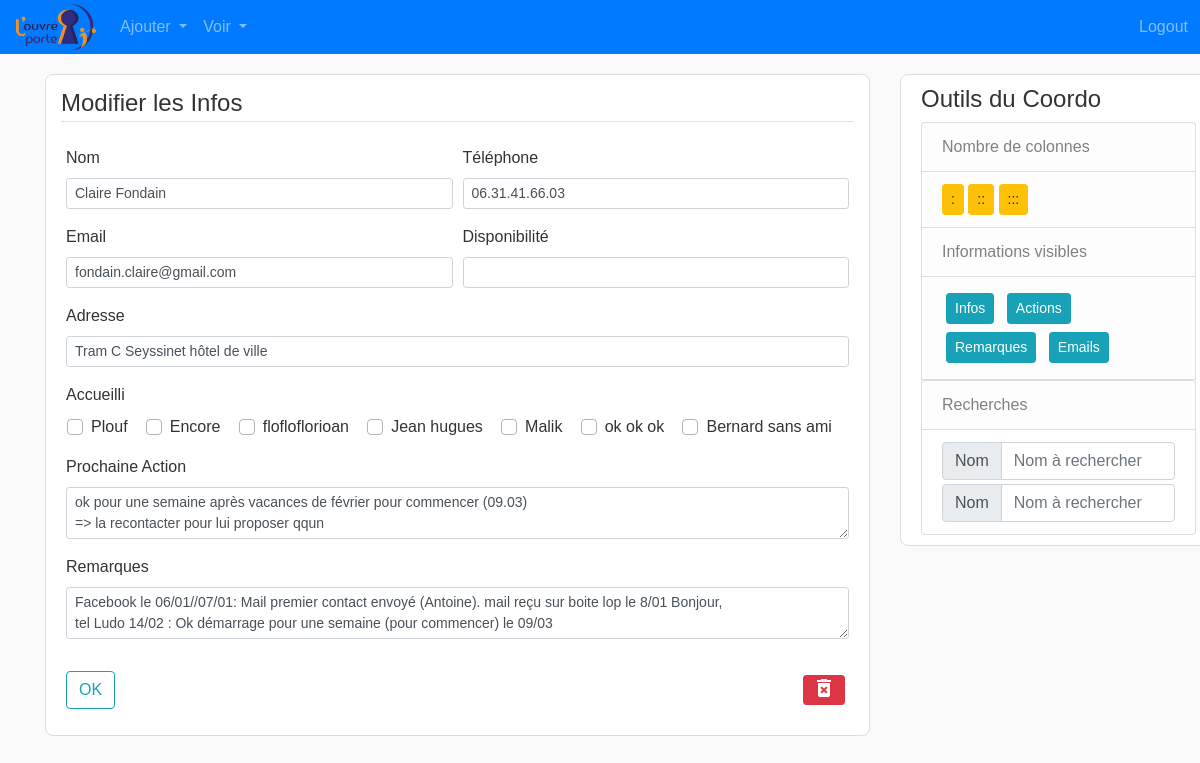
/accueillant/1 (signed in), run on an earlier commit of the app's database.
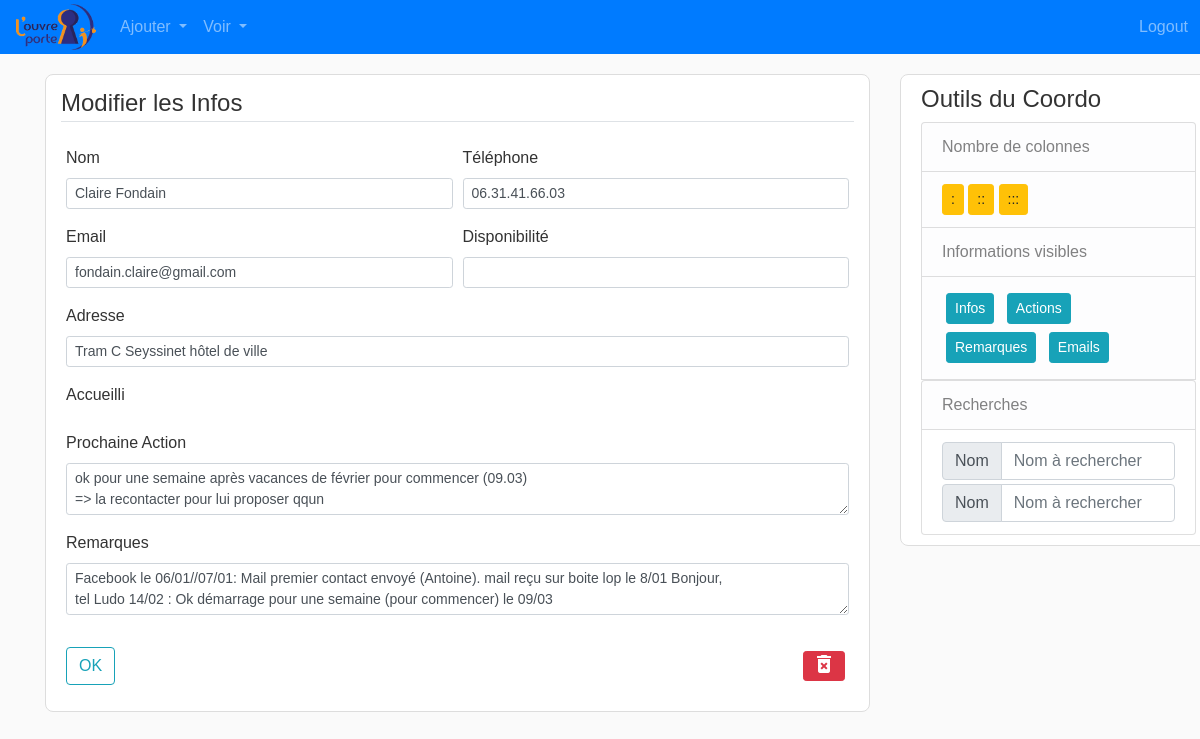
And on a later commit of the database.
### flask_app/models.py (models this page shows, shortened)
class Accueillant(db.Model):
    __tablename__ = 'accueillants'
    id = db.Column(db.Integer, primary_key=True)
    disponibilite = db.Column(db.String(120), unique=False, nullable=True)
    nom = db.Column(db.String(120), unique=True, nullable=False)
    tel = db.Column(db.String(120), unique=False, nullable=True)
    adresse = db.Column(db.String(120), unique=False, nullable=True)
    email = db.Column(db.String(120), unique=False, nullable=True)
    next_action = db.Column(db.Text, unique=False, nullable=True)
    remarques = db.Column(db.Text, unique=False, nullable=True)
    accueillis = db.relationship("Accueilli",
                                 secondary='accueils',
                                 backref=db.backref('accueillants'))

class Accueilli(db.Model):
    __tablename__ = 'accueillis'
    id = db.Column(db.Integer, primary_key=True)
    nom = db.Column(db.String(120), unique=True, nullable=False)
    email = db.Column(db.String(120), unique=False, nullable=True)
    tel = db.Column(db.String(120), unique=False, nullable=True)
    remarques = db.Column(db.Text, unique=False, nullable=True)

### flask_app/accueillants/routes.py (the view)
@accueillants.route('/accueillant/<int:acc_id>', methods=['GET', 'POST'])
@login_required
def update_accueillant(acc_id):
    acc = Accueillant.query.get_or_404(acc_id)
    form = AccueillantInfoForm()
    accueillis = Accueilli.query.all()
    if form.validate_on_submit():
        acc.nom = form.nom.data
        acc.tel = form.tel.data
        acc.adresse = form.adresse.data
        acc.email = form.email.data
        acc.next_action = form.next_action.data
        acc.remarques = form.remarques.data
        values = request.form.getlist('check')
        list_acc = [Accueilli.query.get(v) for v in values]
        acc.accueillis = list_acc
        db.session.commit()
        return redirect(url_for('accueillants.liste_accueillants')+f"#{acc.id}")
    elif request.method == 'GET':
        form.nom.data = acc.nom
        form.tel.data = acc.tel
        form.adresse.data = acc.adresse
        form.email.data = acc.email
        form.next_action.data = acc.next_action
        form.remarques.data = acc.remarques
        list_to_check = [a.id for a in acc.accueillis]
    return render_template('accueillant_infos.html',
                           title='create_modif_accueillant',
                           legend='Modifier les Infos',
                           form=form,
                           accueillant=acc,
                           accueillis=accueillis,
                           list_to_check=list_to_check)

### flask_app/accueillants/forms.py
class AccueillantInfoForm(FlaskForm):
    disponibilite = StringField('Disponibilité')
    nom = StringField('Nom', validators=[DataRequired()])
    tel = StringField('Téléphone')
    adresse = StringField('Adresse')
    email = StringField('Email')
    accueillis = SelectMultipleField(u'Accueilli', choices=[])
    next_action = TextAreaField('Prochaine Action')
    remarques = TextAreaField('Remarques')
    submit = SubmitField("OK")

### flask_app/models.py (called while the page is built)
@login_manager.user_loader
def load_coordinateur(coordo_id):
    return Coordinateur.query.get(int(coordo_id))

### flask_app/templates/accueillant_infos.html (shortened to what this page needs)
{% extends "layout_logged_in.html" %}
{% block content %}
<div class="content-section">
    <form method="POST" action="">
        <fieldset class="form-group">
            <div class="en-tete form-row">
                <legend class="border-bottom mb-4"> {{ legend }}</legend>
            </div>
            <div class="form-row">
                <div class="form-group col-md-6">
                    {{ form.nom.label(class="form-control-label") }}
                    {% if form.nom.errors %}
                    {{ form.nom(class="form-control form-control-sm is-invalid") }}
                    <div class="invalid-feedback">
                        {% for error in form.nom.errors %}
                        <span>{{ error }}</span>
                        {% endfor%}
                    </div>
                    {% else %}
                    {{ form.nom(class="form-control form-control-sm") }}
                    {% endif %}
                </div>
                <div class="form-group col-md-6">
                    {{ form.tel.label(class="form-control-label") }}
                    {% if form.tel.errors %}
                    {{ form.tel(class="form-control form-control-sm is-invalid") }}
                    <div class="invalid-feedback">
                        {% for error in form.tel.errors %}
                        <span>{{ error }}</span>
                        {% endfor%}
                    </div>
                    {% else %}
                    {{ form.tel(class="form-control form-control-sm") }}
                    {% endif %}
                </div>
            </div>
            <div class="form-row">
                <div class="form-group col-md-6">
                    {{ form.email.label(class="form-control-label") }}
                    {% if form.email.errors %}
                    {{ form.email(class="form-control form-control-sm is-invalid") }}
                    <div class="invalid-feedback">
                        {% for error in form.email.errors %}
                        <span>{{ error }}</span>
                        {% endfor%}
                    </div>
                    {% else %}
                    {{ form.email(class="form-control form-control-sm") }}
                    {% endif %}
                </div>
                <div class="form-group col-md-6">
                    {{ form.disponibilite.label(class="form-control-label") }}
                    {% if form.disponibilite.errors %}
                    {{ form.disponibilite(class="form-control form-control-sm is-invalid") }}
                    <div class="invalid-feedback">
                        {% for error in form.disponibilite.errors %}
                        <span>{{ error }}</span>
                        {% endfor%}
                    </div>
                    {% else %}
                    {{ form.disponibilite(class="form-control form-control-sm") }}
                    {% endif %}
                </div>
            </div>
            <div class="form-group">
                {{ form.adresse.label(class="form-control-label") }}
                {% if form.adresse.errors %}
                {{ form.adresse(class="form-control form-control-sm is-invalid") }}
                <div class="invalid-feedback">
                    {% for error in form.adresse.errors %}
                    <span>{{ error }}</span>
                    {% endfor%}
                </div>
                {% else %}
                {{ form.adresse(class="form-control form-control-sm") }}
                {% endif %}
            </div>
            <div class="form-group ">
                {{ form.accueillis.label(class="form-control-label") }}
                <div class="mycheckbox">
                    {% for accueilli in accueillis %}
                    {% if accueilli.id in list_to_check %}
                    <div class="custom-control custom-checkbox ">
                        <input type="checkbox" name="check" value={{accueilli.id}} class="custom-control-input"
                            id="check-{{accueilli.nom}}" checked>
                        <label class="custom-control-label" for="check-{{accueilli.nom}}"> {{ accueilli.nom }}</label>
                    </div>
                    {% else %}
                    <div class="custom-control custom-checkbox ">
                        <label class="custom-control-label" for="check-{{accueilli.nom}}"> {{ accueilli.nom }}</label>
                    </div>
                    {% endif%}
                    {% endfor %}
                </div>
            </div>
            <div class="form-group">
                {{ form.next_action.label(class="form-control-label") }}
                {% if form.next_action.errors %}
                {{ form.next_action(class="form-control form-control-sm is-invalid") }}
                <div class="invalid-feedback">
                    {% for error in form.next_action.errors %}
                    <span>{{ error }}</span>
                    {% endfor%}
                </div>
                {% else %}
                {{ form.next_action(class="form-control form-control-sm") }}
                {% endif %}
            </div>
            <div class="form-group">
                {{ form.remarques.label(class="form-control-label") }}
                {% if form.remarques.errors %}
                {{ form.remarques(class="form-control form-control-sm is-invalid") }}
                <div class="invalid-feedback">
                    {% for error in form.remarques.errors %}
                    <span>{{ error }}</span>
                    {% endfor%}
                </div>
                {% else %}
                {{ form.remarques(class="form-control form-control-sm") }}
                {% endif %}
            </div>
        </fieldset>
        <div class="en-tete form-group">
            {{ form.submit(class="btn btn-outline-info")}}
            {% if accueillant %}
            <button type="button" class="btn btn-danger btn-sm m-1 py-0" style="font-size: 0.5em;" data-toggle="modal"
                data-target="#deleteModal">
                <span class="material-icons red600">delete_forever</span>
            </button>
            {% endif %}
        </div>
    </form>
</div>
{% endblock content %}

### flask_app/templates/layout_logged_in.html (shortened to what this page needs)
<!DOCTYPE html>
<html lang="en">
<head>
  <link rel="stylesheet" href="https://stackpath.bootstrapcdn.com/bootstrap/4.4.1/css/bootstrap.min.css"
>
  <link rel="stylesheet" type="text/css" href="{{ url_for('static', filename='main.css')}}">
</head>
<body>
  {% include 'navbar_main.html' %}
  <main role="main" class="container">
    <div class="row">
      <div class="col-md-9">
        {% block content %}{% endblock %}
      </div>
      <div class="col-md-3">
        {% include 'navbar_outils_coordo.html' %}
      </div>
    </div>
  </main>
</body>
</html>

### flask_app/templates/navbar_main.html (shortened to what this page needs)
<nav class="navbar navbar-expand-lg navbar-dark bg-primary sticky-top p-1 pl-3">
    <a class="navbar-brand p-0" href="{{ url_for('main.index') }}">
        <img src="{{ url_for('static', filename='assets/logo.png')}}" alt="Logo" style="width:80px;">
    </a>
    <div class="collapse navbar-collapse" id="navbarNavDropdown">
        {% if current_user.is_authenticated %}
        <div class="navbar-nav">
            <div class="nav-item dropdown">
                <a class="nav-link dropdown-toggle" href="#" id="navbardrop" data-toggle="dropdown">
                    Ajouter
                </a>
            </div>
            <div class="nav-item dropdown">
                <a class="nav-link dropdown-toggle" href="#" id="navbardrop" data-toggle="dropdown">
                    Voir
                </a>
            </div>
        </div>
        <div class="navbar-nav ml-auto">
            <a class="nav-link" href="{{url_for('coordinateurs.logout')}}">Logout </a>
        </div>
        {% else %}
        <ul class="navbar-nav">
            <li class="nav-item active">
                <a class="nav-link" href="{{url_for('coordinateurs.login')}}">Login <span
                        class="sr-only">(current)</span></a>
            </li>
            {% endif %}
    </div>
</nav>

### flask_app/templates/navbar_outils_coordo.html
<div class="outils-coordo content-section">
    <h4>Outils du Coordo</h4>
    <ul class="list-group">
        <li class="list-group-item list-group-item-light">
            Nombre de colonnes
        </li>
        <li class="list-group-item list-group-item-light">
            <button class="btn btn-sm btn-warning" value="1" onclick="num_colonnes(this)">:</button>
            <button class="btn btn-sm btn-warning" value="2" onclick="num_colonnes(this)">::</button>
            <button class="btn btn-sm btn-warning" value="3" onclick="num_colonnes(this)">:::</button>
        </li>
        <li class="list-group-item list-group-item-light">
            Informations visibles
        </li>
        <div class="list-group-item list-group-item-light">
            <button class="btn btn-sm btn-info m-1" value="infos_accueillants" onclick="show_infos(this)">
                Infos</button>
            <button class="btn btn-sm btn-info m-1" value="infos_actions" onclick="show_infos(this)"> Actions</button>
            <button class="btn btn-sm btn-info m-1" value="infos_remarques" onclick="show_infos(this)">
                Remarques</button>
            <button class="btn btn-sm btn-info m-1" value="infos_mails" onclick="show_infos(this)"> Emails</button>
        </div>
        <div class="list-group">
            <div class="list-group-item list-group-item-light">
                Recherches
            </div>
            <form class="list-group-item form-inline" action="">
                <div class="input-group">
                    <div class="input-group-prepend">
                        <span class="input-group-text">Nom</span>
                    </div>
                    <input type="text" class="form-control" placeholder="Nom à rechercher">
                </div>
                <div class="input-group mt-1">
                    <div class="input-group-prepend">
                        <span class="input-group-text">Nom</span>
                    </div>
                    <input type="text" class="form-control" placeholder="Nom à rechercher">
                </div>
            </form>
        </div>
</div>

### flask_app/static/main.css (style rules this page uses)
body { background: #fafafa; color: #333333; font-family: Verdana, Geneva, sans-serif !important; }
.content-section { background: #ffffff; border-radius: 8px; border: 1px solid #dddddd; padding: 10px 20px; margin-bottom: 20px; margin-top: 20px; }
.outils-coordo { position: fixed; }
.en-tete { display: flex; justify-content: space-between; align-items: flex-start; }

What changed in the data, as far as the page shows it:
removed Accueilli: nom "Plouf"
removed Accueilli: nom "Encore"
removed Accueilli: nom "flofloflorioan"
removed Accueilli: nom "Jean hugues"
removed Accueilli: nom "Malik"
removed Accueilli: nom "ok ok ok"
removed Accueilli: nom "Bernard sans ami"
